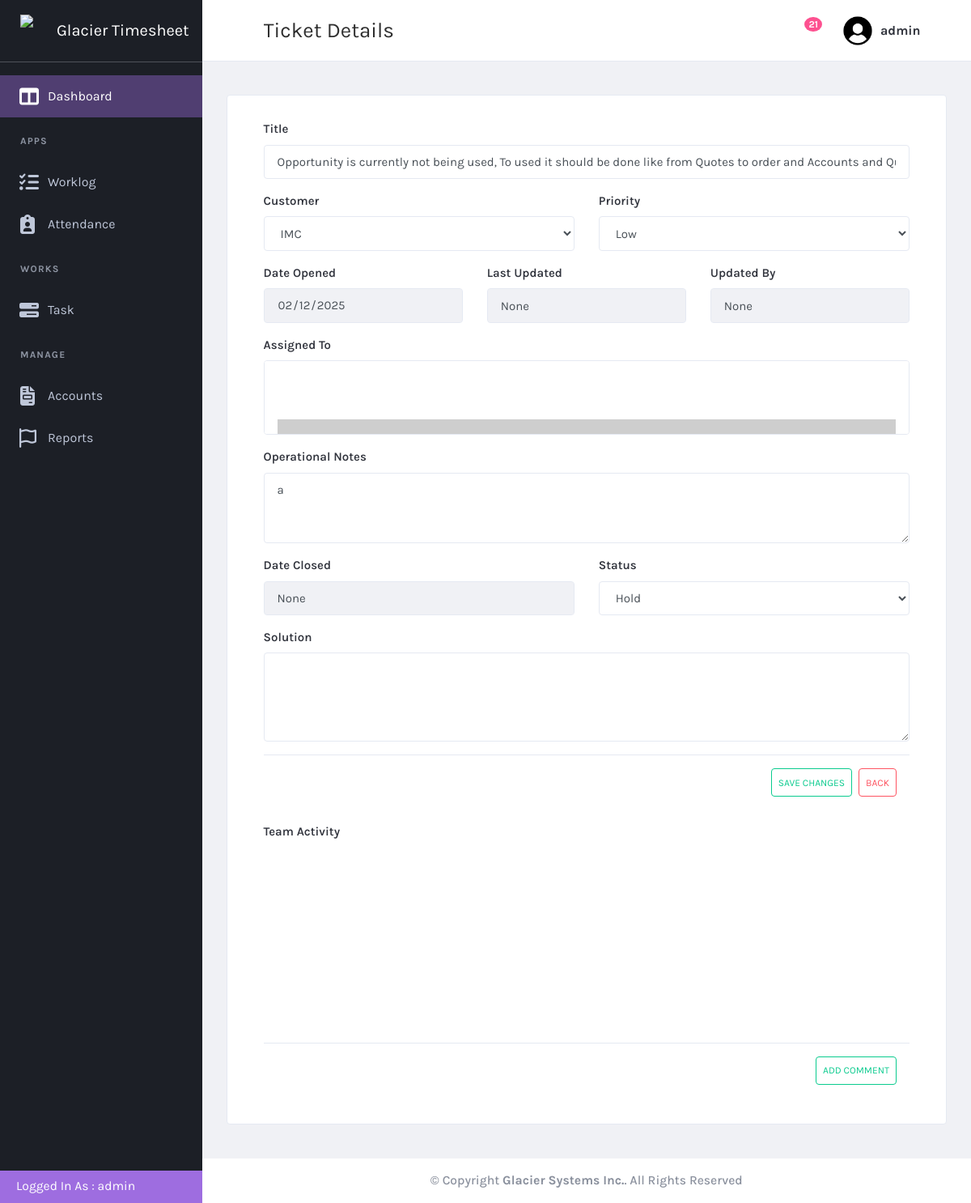
/task/taskdetails/76 (signed in), run on an earlier commit of the app's database.
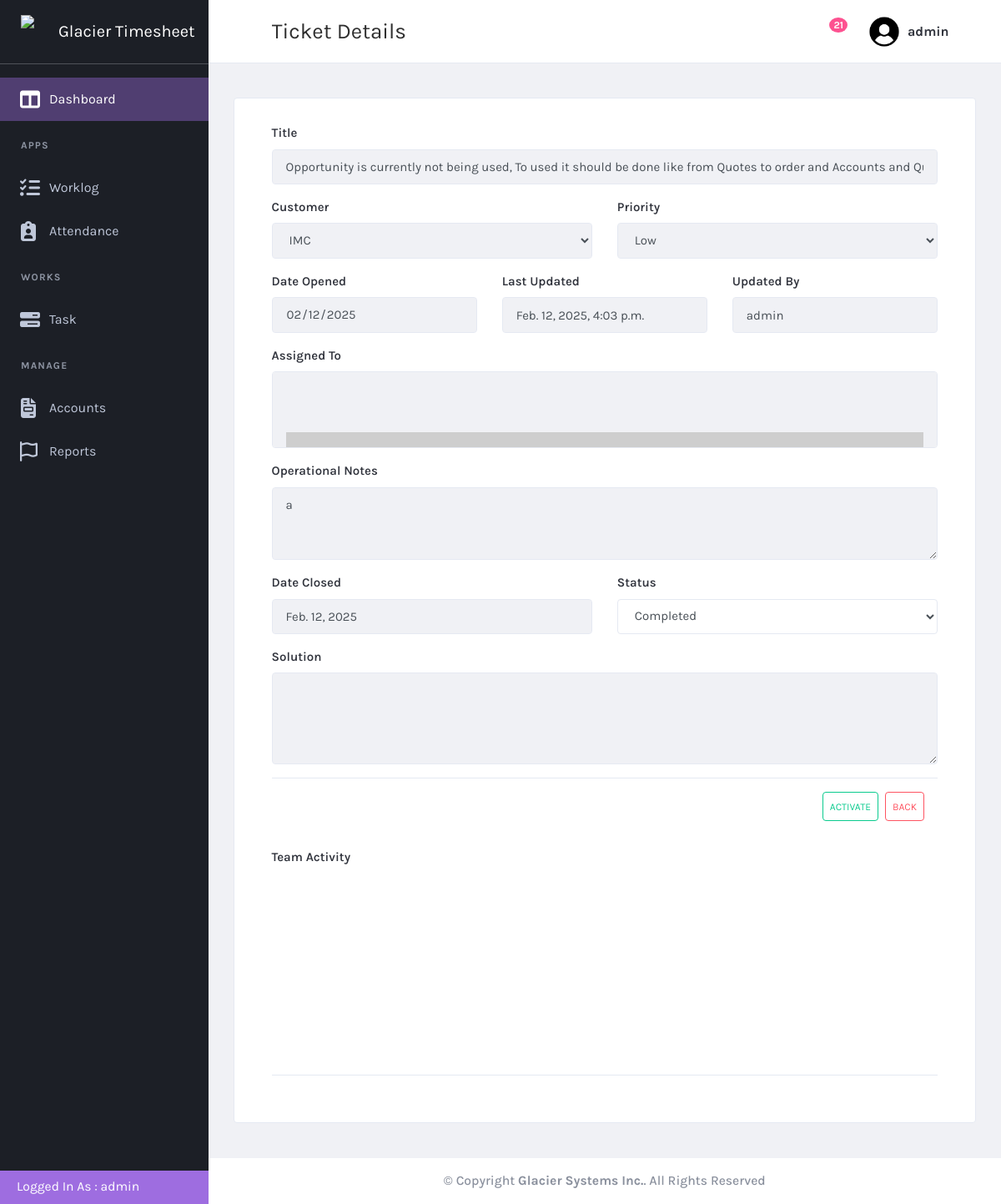
And on a later commit of the database.
### task/models.py (models this page shows, shortened)
class ticket(models.Model):
    ticket_id = models.CharField(max_length = 200, null = False)
    ticket_title = models.CharField(max_length=200, null=False)
    customer = models.ForeignKey(customer, on_delete=models.CASCADE, null=True)
    ticket_type = models.ForeignKey(ticket_type, on_delete=models.CASCADE, null=True)
    date_opened = models.DateField(null=True)
    priority = models.ForeignKey(priority_type, on_delete=models.CASCADE, null = True)
    assigned_to = models.ManyToManyField(User, related_name="assigned_tickets")  # Allow multiple users
    last_updated = models.DateTimeField(null=True)
    last_updated_by = models.ForeignKey(User, on_delete=models.CASCADE, null = True, related_name="last_updated_by")
    state = models.ForeignKey(state, on_delete=models.CASCADE, null=True)
    operational_notes = models.CharField(max_length=200, null=True)
    closed_date = models.DateField(null=True)
    solution = models.TextField(max_length=500 )

class state(models.Model):
   state_name = models.CharField(max_length=100, null = True)

class priority_type(models.Model):
   priority_name = models.CharField(max_length=100)

### customer/models.py (models this page shows, shortened)
class customer(models.Model):
  name = models.CharField(max_length=100, null = True)
  city = models.CharField(max_length=100, null = True)
  state = models.CharField(max_length=100, null = True)
  zipcode = models.CharField(max_length=100, null = True)
  street1 = models.CharField(max_length=100, null = True)
  street2 = models.CharField(max_length=100, null = True)
  phone = models.CharField(max_length=100, null = True)
  contract_hr = models.IntegerField(null = True)
  create_date = models.DateField(null = True)
  status = models.ForeignKey(customer_status, on_delete= models.SET_NULL, null=True)

### task/views.py (the view)
# urls.py: path('taskdetails/<int:ticket_id>',views.taskdetails, name='taskdetails'),
@login_required
def taskdetails(request, ticket_id):
    ticket_instance = get_object_or_404(ticket, pk=ticket_id)
    if request.method == 'POST':
        form1 = TicketForm(request.POST, instance=ticket_instance)
        if form1.is_valid():
            ticket_instance = form1.save(commit=False)
            ticket_instance.last_updated = timezone.now()
            ticket_instance.last_updated_by = request.user
            ticket_instance.closed_date = timezone.now()
            ticket_instance.save()
            form1.instance.assigned_to.set(request.POST.getlist('assigned_to'))  # Handle ManyToManyField
            return redirect('task')
    else:
        form1 = TicketForm(instance=ticket_instance)
    users = User.objects.all()
    customers = customer.objects.all()
    priority_types = priority_type.objects.all()
    states = state.objects.all()
    task_types = ticket_type.objects.all()
    return render(request, 'taskdetails.html', {
        'form1': form1,
        'users': users,
        'ticket': ticket_instance,
        'customers': customers,
        'priority_types': priority_types,
        'states': states,
        'task_types': task_types
    })

### task/forms.py
class TicketForm(forms.ModelForm):
    assigned_to = forms.ModelMultipleChoiceField(
        queryset=User.objects.all(),
        widget=forms.SelectMultiple(attrs={'class': 'form-control'}),
        required=False
    )
    solution = forms.CharField(required=False)
    class Meta:
        model = ticket
        fields = [
            "ticket_title",
            "customer",
            "priority",
            "assigned_to",
            "state",
            "operational_notes",
            "solution",
        ]
        widgets = {
            'date_opened': forms.DateInput(attrs={'type': 'date'}),
            'last_updated': forms.DateInput(attrs={'type': 'date'}),
        }

### task/templates/taskdetails.html (shortened to what the changed rows need)
{% extends "base.html" %}
{% load static %}
{% block content %}
    <div class="content-wrapper">
        <div class="content">
            <div class="card card-default">
                <div class="card-header">
                    <form class="form-group col-12" method="POST" action="{% url 'taskdetails' ticket.id %}">
                        <div class="row">
                            <div class="form-group col-12" >
                                <label for="ticket_title">Title</label>
                                <input type="text" class="form-control" id="ticketname" name="ticket_title"
                                       value="{{ ticket.ticket_title }}" {% if ticket.state.state_name == "Completed" %}readonly{% endif %}{% if not request.user.is_staff %}readonly{% endif %} >
                            </div>
                            <div class="form-group col-6">
                                <label for="customer">Customer</label>
                                <select class="form-control" id="customer" name="customer" {% if ticket.state.state_name == "Completed" %}disabled{% endif %}{% if not request.user.is_staff %}disabled{% endif %}>
                                    {% for i in customers %}
                                    <option value="{{ i.id }}" {% if i.id == ticket.customer_id %}selected{% endif %}>
                                        {{ i.name }}
                                    </option>
                                    {% endfor %}
                                </select>
                            </div>
                            <div class="form-group col-6">
                                <label for="priority">Priority</label>
                                <select class="form-control" id="priority" name="priority" {% if ticket.state.state_name == "Completed" %}disabled{% endif %}{% if not request.user.is_staff %}disabled{% endif %}>
                                    {% for i in priority_types %}
                                    <option value="{{ i.id }}" {% if i.id == ticket.priority_id %}selected{% endif %} >
                                        {{ i.priority_name }}
                                    </option>
                                    {% endfor %}
                                </select>
                            </div>
                            <div class="form-group col-4">
                                <label for="date_opened">Date Opened</label>
                                <input type="date" class="form-control" id="date_opened" name="date_opened"
                                       value="{{ ticket.date_opened|date:'Y-m-d' }}" readonly>
                            </div>
                            <div class="form-group col-4">
                                <label for="last_updated_by">Last updated</label>
                                <input type="datetime" class="form-control" value="{{ ticket.last_updated }}" readonly>
                            </div>
                            <div class="form-group col-4">
                                <label for="last_updated_by">Updated by</label>
                                <input type="text" class="form-control" value="{{ ticket.last_updated_by }}" readonly>
                            </div>
                            <div class="form-group col-12">
                                <label for="assigned_to">Assigned To</label>
                                <select class="js-example-basic-multiple form-control" id="assigned_to" name="assigned_to" style="width: 100%; " multiple {% if ticket.state.state_name == "Completed" %}disabled{% endif %}{% if not request.user.is_staff %}disabled{% endif %} >
                                    {% for i in users %}
                                    <option value="{{ i.id }}" {% if i in ticket.assigned_to.all %}selected{% endif %}>
                                    </option>
                                    {% endfor %}
                                </select>
                            </div>
                            <div class="form-group col-12">
                                <label for="operational_notes">Operational Notes</label>
                                <textarea class="form-control" id="operational_notes" name="operational_notes" rows="3" {% if ticket.state.state_name == "Completed" %}readonly{% endif %}
                                {% if not request.user.is_staff %}readonly{% endif %}>{{ ticket.operational_notes }}</textarea>
                            </div>
                            <div class="form-group col-6">
                                <label for="last_updated_by">Date Closed</label>
                                <input type="datetime" class="form-control" value="{{ ticket.closed_date}}" readonly>
                            </div>
                            <div class="form-group col-6">
                                <label for="statelist">Status</label>
                                <select class="form-control" id="statelist" name="state" {% if not request.user.is_staff %}disabled{% endif %} >
                                    {% for i in states %}
                                    <option value="{{ i.id }}" {% if i.id == ticket.state_id %}selected{% endif %}>
                                        {{ i.state_name }}
                                    </option>
                                    {% endfor %}
                                </select>
                            </div>
                            <div class="form-group col-12" >
                                <label for="solution">Solution</label>
                                <textarea class="form-control" id="solution" name="solution" rows="4" {% if ticket.state.state_name == "Completed" %}readonly {% endif %}>{{ ticket.solution }}</textarea>
                            </div>
                        </div>
                        {% if ticket.state.state_name != "Completed" %}
                            <div class="modal-footer">
                                <button {% if not request.user.is_staff %}hidden{% endif %} type="submit" class="btn btn-outline-success small-btn">Save Changes</button>
                                <a href="{% url 'task' %}" class="btn btn-outline-danger small-btn d-flex justify-content-center align-items-center text-center">
                                    Back
                                </a>
                            </div>
                            {% else %}
                                <div class="modal-footer" >
                                    <button {% if not request.user.is_staff %}hidden{% endif %} type="submit" class="btn btn-outline-success small-btn">Activate</button>
                                    <a href="{% url 'task' %}" class="btn btn-outline-danger small-btn d-flex justify-content-center align-items-center text-center">
                                        Back
                                    </a>
                                </div>
                        {% endif %}
                        </form>
                    <form class="form-group col-12">
                        <div class="modal-footer">
                            <button {% if ticket.state.state_name == "Completed" %}hidden{% endif %}  type="button" class="btn btn-outline-success small-btn" data-toggle="modal" data-target="#commentModal">Add Comment</button>
                        </div>
                    </form>
                </div>
            </div>
        </div>
    </div>
{% endblock  %}

What changed in the data, as far as the page shows it:
changed ticket "IMC": last_updated "None" → "Feb. 12, 2025, 4:03 p.m."; last_updated_by "None" → "admin"; closed_date "None" → "Feb. 12, 2025"; state "Hold" → "Completed"; state_id 3 → 4 (drawn)
Also different on the page:
text no longer shown: "SAVE CHANGES ADD COMMENT"
text now shown: "ACTIVATE"
